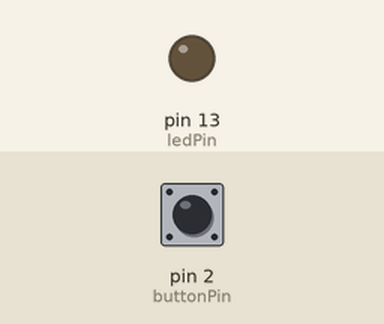
Simulated run of this sketch. Board: Arduino Uno, built with avr-gcc and run on an emulated ATmega328P. On the bench: output pins drawn as LEDs (lit = HIGH). The inputs (shaded band) are chosen by the test bench; at power-on: pin 2 (buttonPin) LOW.

Above: at 1.2 s.
1.3 s: pin 2 (buttonPin) pulled HIGH for 0.15 s
At 1.42 s:
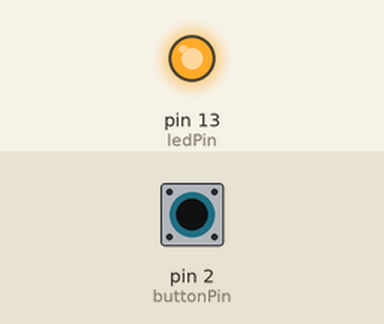
2.9 s: pin 2 (buttonPin) pulled HIGH for 3.2 s
At 7.1 s:
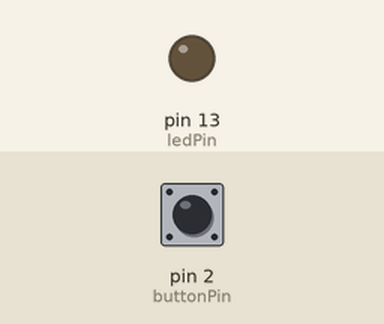
Timing chart, 0 to 8.6 s (numbered marks = the images above; inputs shaded):
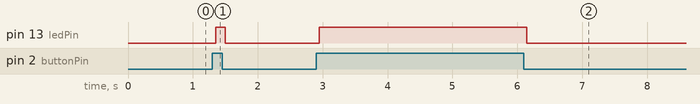

Measured:
- after the input at 1.3 s, pin 13 (ledPin): LOW → HIGH after 0.05 s, → LOW 0.15 s later
- after the input at 2.9 s, pin 13 (ledPin): LOW → HIGH after 0.05 s, → LOW 3.2 s later

The sketch:

23.button_and_led.ino
```cpp
int buttonPin = 2;   // Pushbutton connected to pin 2
int ledPin = 13;     // LED connected to pin 13
int buttonState = 0; // Current button state
int lastButtonState = 0; // Previous button state
unsigned long lastDebounceTime = 0; // Last time button state changed
unsigned long debounceDelay = 50;   // Debounce delay in milliseconds

void setup() {
  pinMode(buttonPin, INPUT);  // Set button pin as input
  pinMode(ledPin, OUTPUT);    // Set LED pin as output
  Serial.begin(9600);         // Begin serial communication
}

void loop() {
  int reading = digitalRead(buttonPin);  // Read the button state

  // Check if the button state has changed
  if (reading != lastButtonState) {
    lastDebounceTime = millis();  // Record the time of the state change
  }

  if ((millis() - lastDebounceTime) > debounceDelay) {
    // If the button state has changed after the debounce delay, update the button state
    if (reading != buttonState) {
      buttonState = reading;

      if (buttonState == HIGH) {
        digitalWrite(ledPin, HIGH);  // Turn on the LED
      } else {
        digitalWrite(ledPin, LOW);   // Turn off the LED
      }
    }
  }

  lastButtonState = reading;  // Update the previous button state
}
```
